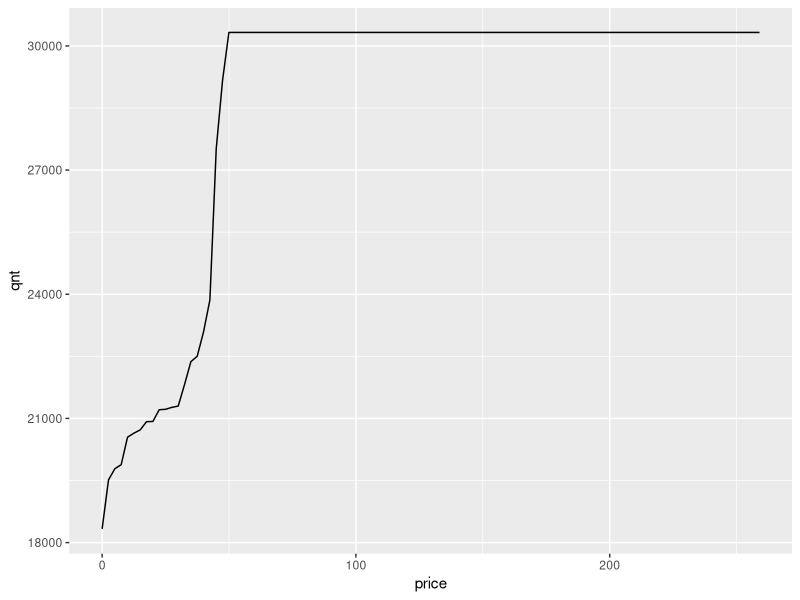

Reproduce this figure in R.
library(dplyr)

grid <- c(0.0000,2.5164,5.0128,7.5092,10.0056,12.5020,14.9984,17.4948,19.9912, 
          22.4876,24.984,27.4804,29.976,32.4732,34.969,37.4660,39.962,42.4588, 
          44.9552,47.4516,49.9480,52.444,54.9408,57.437,59.9336,62.430,64.9264, 
          67.4228,69.919,72.4156,74.912,77.4084,79.904,82.4012,84.897,87.3940, 
          89.8904,92.3868,94.8832,97.4396,100.0060,102.8324,105.6688,108.6952,
          111.8316,115.2660,119.3044,124.6716,129.5072,138.3468,259.0300)


sgrid <- function(dt, grid) {
  PQ <- dt %>%
    group_by(ENERGY_PRICE_NO) %>%
    summarise(quantity = sum(QUANTITY_NO)) %>%
    mutate(quantity = cumsum(quantity)) %>%
    rename(price = ENERGY_PRICE_NO)
  out <- sapply(grid, function(x) {y <- PQ$quantity[PQ$price <= x]; y[length(y)]})
  names(out) <- grid
  out
}

df <- read.csv("try.csv")
head(df)
names(df)
df$X <- NULL
head(df)

new_vec <- sgrid(df, grid)
names(new_vec)
new_df <- data.frame(new_vec)
new_df
names(new_df)

rownames(new_df)
new_df <- cbind(as.numeric(rownames(new_df)), data.frame(new_df, row.names=NULL))
new_df
colnames(new_df) <- c("price", "qnt")
head(new_df)
new_df[order(new_df$price),]
typeof(new_df$price)
arrange(new_df, price)
new_df
library(ggplot2)

ggplot(data = new_df, aes(x = price, y = qnt, group  = 1)) + geom_line()
